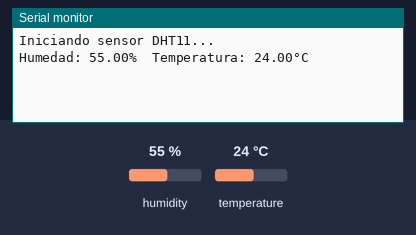
A sketch run on a simulated Arduino Uno, built with avr-gcc and run on an emulated ATmega328P. Shown: the last lines printed to the serial monitor. Inputs (shaded band) come from the test bench; at power-on: humidity 55 %, temperature 24 °C.

Above: at 3.2 s.
3.3 s: humidity set to 22 %
At 4.6 s:
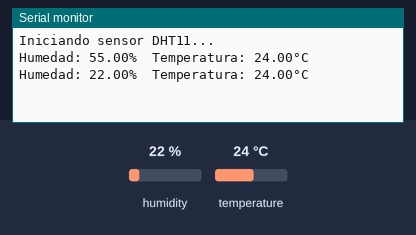
6.0 s: temperature set to 12 °C
At 7.0 s:
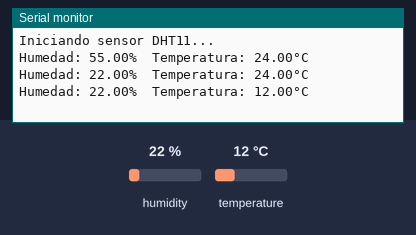
8.7 s: humidity set to 40 %
At 10.6 s:
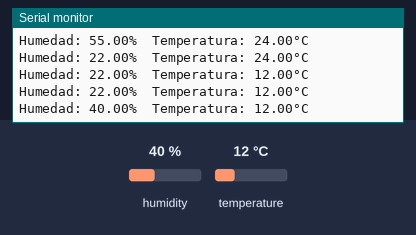
Timing chart, 0 to 12.1 s (numbered marks = the images above; inputs shaded):
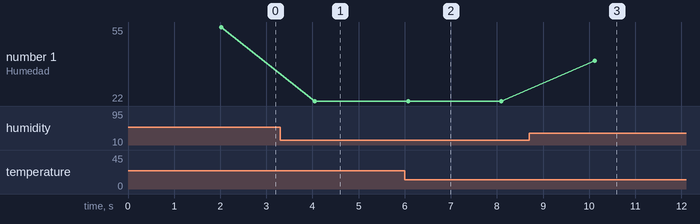

Measured:
- after the input at 3.3 s, the serial monitor: prints a new line after 0.75 s (image 1)
- after the input at 6.0 s, the serial monitor: prints a new line after 0.07 s (image 2)
- after the input at 8.7 s, the serial monitor: prints a new line after 1.4 s (image 3)
- plotted number 1: 55 → 22 after the input at 3.3 s, 22 → 40 after the input at 8.7 s

The sketch:

DHT11_Temperature.ino
```cpp
/*
 * Ejemplo de lectura de temperatura y humedad con sensor DHT11
 *
 * Conexiones:
 * - Pin de datos del DHT11 -> Pin Digital 2
 * - VCC del DHT11 -> 5V
 * - GND del DHT11 -> GND
 *
 * Requiere la biblioteca DHT sensor library de Adafruit
 */

#include <DHT.h>

#define DHTPIN 2          // Pin donde está conectado el sensor
#define DHTTYPE DHT11     // Tipo de sensor DHT11

DHT dht(DHTPIN, DHTTYPE);

void setup() {
  Serial.begin(9600);
  dht.begin();

  Serial.println("Iniciando sensor DHT11...");
  delay(2000); // Espera para que el sensor se estabilice
}

void loop() {
  // Lectura de humedad
  float humedad = dht.readHumidity();
  // Lectura de temperatura en Celsius
  float temperatura = dht.readTemperature();

  // Verifica si las lecturas son válidas
  if (isnan(humedad) || isnan(temperatura)) {
    Serial.println("Error al leer el sensor DHT11!");
    return;
  }

  // Imprime los resultados
  Serial.print("Humedad: ");
  Serial.print(humedad);
  Serial.print("%  Temperatura: ");
  Serial.print(temperatura);
  Serial.println("°C");

  delay(2000); // Espera 2 segundos entre lecturas
} 
```
